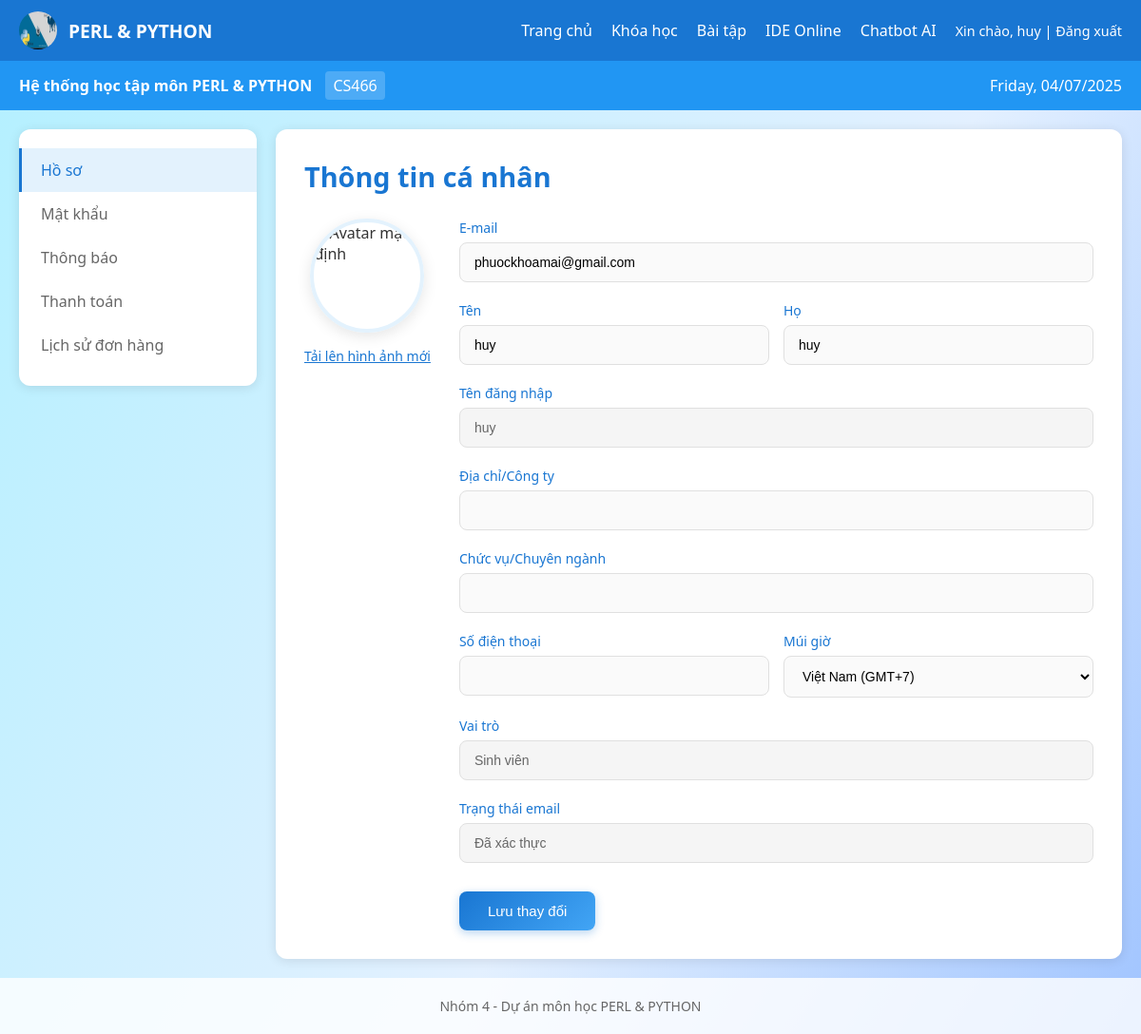
/profile/ (signed in), run on the app's committed database.
### core/models.py (models this page shows, shortened)
class Account(models.Model):
    username = models.CharField(max_length=150, unique=True)
    is_teacher = models.BooleanField(default=False)
    email = models.EmailField(blank=True, null=True)
    is_email_verified = models.BooleanField(default=False)
    two_factor_enabled = models.BooleanField(default=False)
    first_name = models.CharField(max_length=50)
    last_name = models.CharField(max_length=50)
    company = models.CharField(max_length=100, blank=True)
    title = models.CharField(max_length=100, blank=True)
    timezone = models.CharField(max_length=50, blank=True)
    phone_number = models.CharField(max_length=20, blank=True)
    avatar = models.ImageField(upload_to='avatars/', blank=True, null=True)

### cv/views.py (the view, shortened to what this page needs)
# urls.py: path('profile/', views.profile, name='profile'),
@login_required
def profile(request):
    try:
        account = Account.objects.get(username=request.user.username)
    except Account.DoesNotExist:
        account = None
    context = {
        'account': account,
        'now': timezone.now(),
    }
    return render(request, 'cv/profile.html', context)

### core/models.py (called while the page is built)
def get_account(user_instance):
    try:
        return Account.objects.get(username=user_instance.username)
    except Account.DoesNotExist:
        return None

### templates/cv/profile.html (shortened to what this page needs)
{% load static %}
<!DOCTYPE html>
<html lang="vi">
<head>
    <link rel="stylesheet" href="{% static 'css/profile.css' %}">
</head>
<body>
    <div class="header">
        <div class="logo">
            <img src="{% static 'image/headerIcon.jpg' %}" alt="Perl/Python Logo">
            <span class="title">PERL & PYTHON</span>
        </div>
        <div class="nav">
            {% if user.is_authenticated %}
                {% if request.user.account.is_teacher %}
                    <a href="{% url 'teacher_home' %}">Trang chủ</a>
                    <a href="{% url 'course_management' %}">Quản lý khóa học</a>
                    <a href="{% url 'lecture_list' %}">Quản lý bài giảng</a>
                {% else %}
                    <a href="{% url 'student_home' %}">Trang chủ</a>
                    <a href="{% url 'studentapp:khoa_hoc' %}">Khóa học</a>
                    <a href="{% url 'studentapp:assignment_list' %}">Bài tập</a>
                    <a href="{% url 'studentapp:ide_online' %}">IDE Online</a>
                    <a href="{% url 'studentapp:chatbot' %}">Chatbot AI</a>
                {% endif %}
                <span class="lang">Xin chào, {{ user.first_name }} | <a href="{% url 'signout' %}">Đăng xuất</a></span>
            {% endif %}
        </div>
    </div>
    <div class="banner">
        <span>
            <b>Hệ thống học tập môn PERL & PYTHON</b>
            <span class="course-code">CS466</span>
        </span>
        <span class="right">
            {{ now|date:"l, d/m/Y" }}
        </span>
    </div>
    <div class="main-container">
        <div class="sidebar">
            <a href="{% url 'cv:profile' %}" class="menu-item active">Hồ sơ</a>
            <a href="{% url 'cv:password_2fa' %}" class="menu-item">Mật khẩu</a>
            <div class="menu-item">Thông báo</div>
            <div class="menu-item">Thanh toán</div>
            <div class="menu-item">Lịch sử đơn hàng</div>
        </div>
        <div class="main-content">
            <h1>Thông tin cá nhân</h1>
            <form method="post" enctype="multipart/form-data">
                <div class="profile-form">
                    <div class="profile-image-section">
                        <div class="profile-avatar">
                            {% if account.avatar %}
                                <img src="{{ account.avatar.url }}" alt="Avatar">
                            {% else %}
                                <img src="{% static '#' %}" alt="Avatar mặc định">
                            {% endif %}
                        </div>
                        <label for="avatar" class="upload-link">Tải lên hình ảnh mới</label>
                    </div>
                    <div class="form-fields">
                        <div class="form-group">
                            <label for="email">E-mail</label>
                            <input type="email" id="email" name="email" value="{{ account.email|default:'' }}" required>
                        </div>
                        <div class="form-row">
                            <div class="form-group">
                                <label for="first_name">Tên</label>
                                <input type="text" id="first_name" name="first_name" value="{{ account.first_name|default:'' }}" required>
                            </div>
                            <div class="form-group">
                                <label for="last_name">Họ</label>
                                <input type="text" id="last_name" name="last_name" value="{{ account.last_name|default:'' }}" required>
                            </div>
                        </div>
                        <div class="form-group">
                            <label for="username">Tên đăng nhập</label>
                            <input type="text" id="username" name="username" value="{{ account.username }}" readonly>
                        </div>
                        <div class="form-group">
                            <label for="company">Địa chỉ/Công ty</label>
                            <input type="text" id="company" name="company" value="{{ account.company|default:'' }}">
                        </div>
                        <div class="form-group">
                            <label for="title">Chức vụ/Chuyên ngành</label>
                            <input type="text" id="title" name="title" value="{{ account.title|default:'' }}">
                        </div>
                        <div class="form-row">
                            <div class="form-group">
                                <label for="phone_number">Số điện thoại</label>
                                <input type="text" id="phone_number" name="phone_number" value="{{ account.phone_number|default:'' }}">
                            </div>
                            <div class="form-group">
                                <label for="timezone">Múi giờ</label>
                                <select id="timezone" name="timezone">
                                    <option value="Asia/Ho_Chi_Minh" {% if account.timezone == 'Asia/Ho_Chi_Minh' %}selected{% endif %}>Việt Nam (GMT+7)</option>
                                </select>
                            </div>
                        </div>
                        <div class="form-group">
                            <label>Vai trò</label>
                            <input type="text" value="{% if account.is_teacher %}Giảng viên{% else %}Sinh viên{% endif %}" readonly>
                        </div>
                        <div class="form-group">
                            <label>Trạng thái email</label>
                            <input type="text" value="{% if account.is_email_verified %}Đã xác thực{% else %}Chưa xác thực{% endif %}" readonly>
                        </div>
                        <button type="submit" class="save-changes-btn">Lưu thay đổi</button>
                    </div>
                </div>
            </form>
        </div>
    </div>
    <footer class="footer">
        Nhóm 4 - Dự án môn học PERL & PYTHON
    </footer>
</body>
</html>

### static/css/profile.css (style rules this page uses)
* { margin: 0; padding: 0; box-sizing: border-box; }
body { background: linear-gradient(120deg, #b2f0ff 0%, #e3f0ff 60%, #a0c4ff 100%); font-family: 'Segoe UI', Arial, sans-serif; min-height: 100vh; color: #333; }
.header { background: #1976d2; color: white; padding: 12px 20px; display: flex; justify-content: space-between; align-items: center; box-shadow: 0 2px 8px rgba(0,0,0,0.1); }
.logo { display: flex; align-items: center; gap: 12px; }
.logo img { width: 40px; height: 40px; border-radius: 50%; }
.title { font-size: 1.2rem; font-weight: 600; }
.nav { display: flex; align-items: center; gap: 20px; }
.nav a { color: white; text-decoration: none; transition: color 0.2s; }
.lang { font-size: 0.9rem; }
.banner { background: #2196f3; color: white; padding: 15px 20px; display: flex; justify-content: space-between; align-items: center; }
.course-code { background: rgba(255,255,255,0.2); padding: 4px 8px; border-radius: 4px; margin-left: 10px; }
.main-container { display: flex; max-width: 1200px; margin: 20px auto; gap: 20px; padding: 0 20px; min-height: calc(100vh - 200px); }
.sidebar { background: white; border-radius: 12px; padding: 20px 0; box-shadow: 0 2px 12px rgba(0,0,0,0.1); width: 250px; height: fit-content; }
.menu-item { display: block; padding: 12px 20px; color: #666; text-decoration: none; transition: all 0.2s; border-left: 3px solid transparent; cursor: pointer; }
.menu-item.active { background: #e3f2fd; color: #1976d2; border-left-color: #1976d2; font-weight: 500; }
.main-content { flex: 1; background: white; border-radius: 12px; padding: 30px; box-shadow: 0 2px 12px rgba(0,0,0,0.1); }
.main-content h1 { color: #1976d2; margin-bottom: 25px; font-size: 1.8rem; font-weight: 600; }
.profile-form { display: flex; gap: 30px; align-items: flex-start; }
.profile-image-section { display: flex; flex-direction: column; align-items: center; gap: 15px; }
.profile-avatar { width: 120px; height: 120px; border-radius: 50%; overflow: hidden; border: 4px solid #e3f2fd; box-shadow: 0 4px 15px rgba(0,0,0,0.1); }
.profile-avatar img { width: 100%; height: 100%; object-fit: cover; }
.upload-link { color: #1976d2; cursor: pointer; font-size: 14px; text-decoration: underline; transition: color 0.2s; }
.form-fields { flex: 1; }
.form-group { margin-bottom: 20px; }
.form-row { display: flex; gap: 15px; }
.form-row .form-group { flex: 1; }
label { display: block; margin-bottom: 6px; color: #1976d2; font-weight: 500; font-size: 14px; }
input[type="text"], input[type="email"], select { width: 100%; padding: 12px 15px; border: 1.5px solid #e0e0e0; border-radius: 8px; font-size: 14px; transition: all 0.2s; background: #fafafa; }
input[readonly] { background: #f5f5f5; color: #666; cursor: not-allowed; }
select { cursor: pointer; }
.save-changes-btn { background: linear-gradient(135deg, #1976d2 0%, #42a5f5 100%); color: white; border: none; border-radius: 8px; padding: 12px 30px; font-size: 15px; font-weight: 500; cursor: pointer; transition: all 0.2s; box-shadow: 0 3px 10px rgba(25, 118, 210, 0.3); margin-top: 10px; }
.footer { text-align: center; padding: 20px; color: #666; font-size: 14px; background: rgba(255,255,255,0.8); margin-top: 20px; }

### data on the page
Account: email "phuockhoamai@gmail.com", first_name "huy", last_name "huy", username "huy", is_teacher "Sinh viên", is_email_verified "Đã xác thực"

### other printed values
{{ user.first_name }} "huy"
